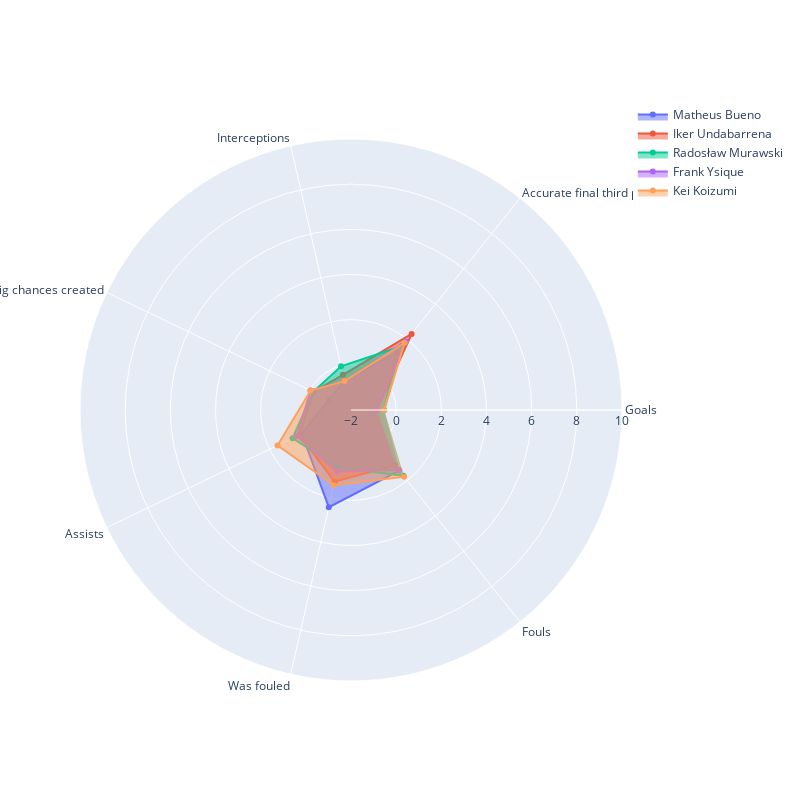

Notebook source saved alongside this figure:
### Code cell
buscar_jugadores_similares('Eder González', caracteristicas_grafico)

### Figure 1 — Plotly figure (JSON) as saved in the notebook; plotly's stock layout.template omitted (floating-point values rounded to 4 significant figures)
{"data": [{"fill": "toself", "name": "Matheus Bueno", "r": [-0.5324, 1.267, -0.6883, -0.929, 0.4162, 2.416, 1.431], "theta": ["Goals", "Accurate final third passes", "Interceptions", "Big chances created", "Assists", "Was fouled", "Fouls"], "type": "scatterpolar"}, {"fill": "toself", "name": "Iker Undabarrena", "r": [-0.8597, 2.306, -0.4009, -0.1433, 0.5426, 1.254, 1.131], "theta": ["Goals", "Accurate final third passes", "Interceptions", "Big chances created", "Assists", "Was fouled", "Fouls"], "type": "scatterpolar"}, {"fill": "toself", "name": "Radosław Murawski", "r": [-0.5324, 1.621, -0.01775, -0.1433, 0.8726, 0.609, 1.73], "theta": ["Goals", "Accurate final third passes", "Interceptions", "Big chances created", "Assists", "Was fouled", "Fouls"], "type": "scatterpolar"}, {"fill": "toself", "name": "Frank Ysique", "r": [-0.8597, 1.881, -0.6883, -0.01231, 0.666, 0.7933, 1.385], "theta": ["Goals", "Accurate final third passes", "Interceptions", "Big chances created", "Assists", "Was fouled", "Fouls"], "type": "scatterpolar"}, {"fill": "toself", "name": "Kei Koizumi", "r": [-0.5324, 1.81, -0.6883, -0.01231, 1.613, 1.42, 1.776], "theta": ["Goals", "Accurate final third passes", "Interceptions", "Big chances created", "Assists", "Was fouled", "Fouls"], "type": "scatterpolar"}], "layout": {"autosize": false, "height": 800, "polar": {"radialaxis": {"range": [-2, 10], "visible": true}}, "showlegend": true, "width": 800}}
